Frame 1 (no input): blank canvas, image omitted
Frame 60 (the mouse pressed at the canvas centre just before this capture): blank canvas, image omitted
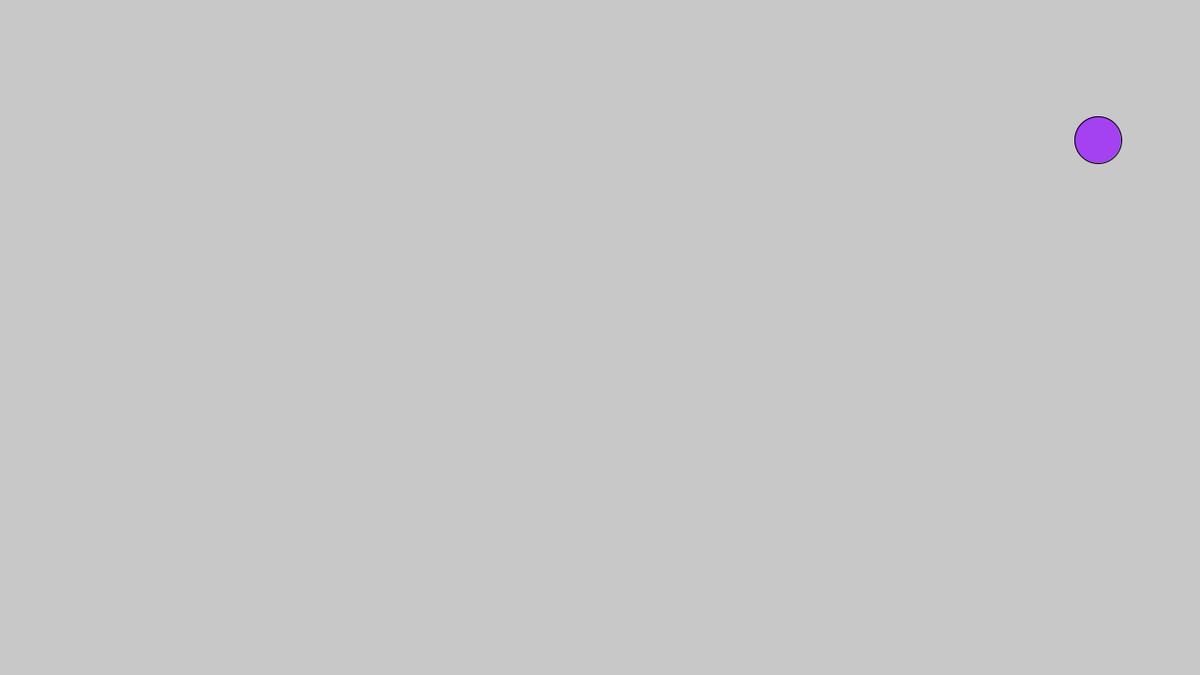
Frame 120 (the mouse held since frame 60 and released just before this capture)

The Processing sketch whose frames 1 and 60 were blank and that drew this single picture after the mouse press (run headless with seeded random() and noise(); from frame 60 on, the mouse is pressed at the canvas centre):

// Processing sketch: First_processing_demo
// ── First_processing_demo.pde
//Happens once at launch
Ball[] ballGroup;
int pos = 0;



void setup() {
    size(1280, 720);
    background(200,200,200);
    ballGroup = new Ball[1000];
}   

void mousePressed() {
    if(pos < ballGroup.length) {
    ballGroup[pos] = new Ball(mouseX, mouseY, 25);
    pos++; //Next empty position
    }
}


//Happens constantly (screen refresh)
void draw() {
    background(200,200,200);

    for(int i = 0; i < pos; i++) {
        ballGroup[i].display();
        ballGroup[i].move();
    }
}


class Ball {
   int x,y,r;
   int dx,dy; // speed
   int cr, cg, cb; //RBG Values
   int grav; //gravity
   //Constructor 
   Ball(int tempx, int tempy, int tempr) {
    x = tempx; //set the x cord
    y = tempy; // set the y cord
    r = tempr; //set the radius

    //set the color value
    cr = int( random(0,255));
    cg = int( random(0,255));
    cb = int( random(0,255));


    //set the velocity
    dx = int( random(5, 25));
    dy = int( random(5, 25));
    grav = -1;
   } 
   void display() {
    fill(cr, cg, cb);
    circle(x,y,r*2);
   }
   
   void move() {
        y = y + dy;
        x = x + dx;
        dy = dy - grav;


    if(y >= height - r || y <= 0+r) {
        dy = dy*-1;
    
    }

    if(x >= width-r || x <= 0+r ) {
        dx = dx*-1;
    }
   }
}
